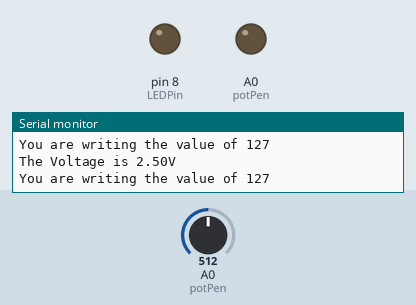
Bench run of a sketch on a simulated Arduino Uno, built with avr-gcc and run on an emulated ATmega328P. On the bench: output pins drawn as LEDs (lit = HIGH), the last lines printed to the serial monitor. Inputs (shaded band) come from the test bench; at power-on: A0 (potPen) = 512.

Above: at 1.2 s.
1.3 s: A0 (potPen) set to 525
At 2.7 s:
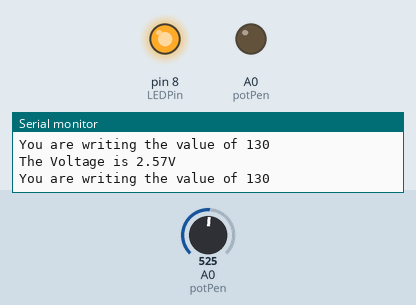
3.0 s: A0 (potPen) set to 511
At 4.1 s:
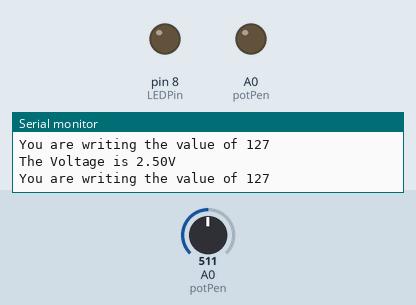
4.5 s: A0 (potPen) set to 716
At 5.5 s:
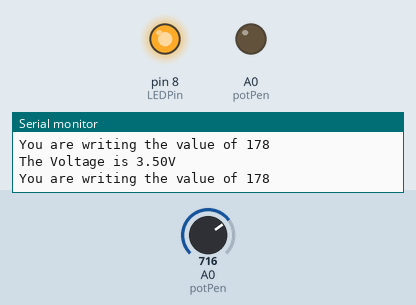
Timing chart, 0 to 7.5 s (numbered marks = the images above; inputs shaded):
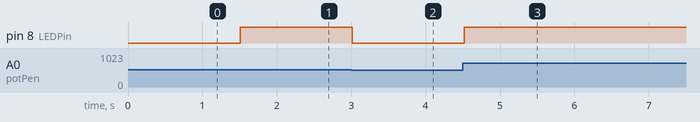

Measured:
- the behaviour switches between 513 and 514 on A0 (potPen) (found by bisection; images 0 and 1)
- after the input at 1.3 s, pin 8 (LEDPin): LOW → HIGH after 0.21 s
- after the input at 3.0 s, pin 8 (LEDPin): HIGH → LOW at once
- after the input at 4.5 s, pin 8 (LEDPin): LOW → HIGH at once

The sketch:

DimmableLED.ino
```cpp
//Assigning potPen to A0
int potPen = A0;
int LEDPin = 8;
int readValue;
int writeValue;
float Voltage;

void setup() {
  pinMode(potPen,INPUT);
  pinMode(potPen,OUTPUT);

  //start serial Port
  Serial.begin(9600);
}

void loop() {
  readValue = analogRead(potPen);
  Voltage = (5./1023.)*readValue;
  Serial.print("The Voltage is ");
  Serial.print(Voltage);
  Serial.println("V");
  writeValue = (255./1023.)*readValue;
  analogWrite(LEDPin, writeValue);
  Serial.print("You are writing the value of ");
  Serial.println(writeValue);
  delay(250);

}
```
